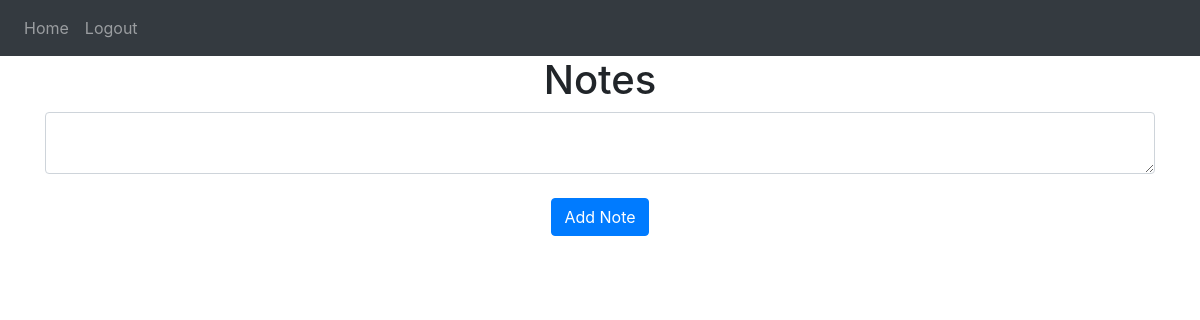
Page / (signed in) on the earlier database version.
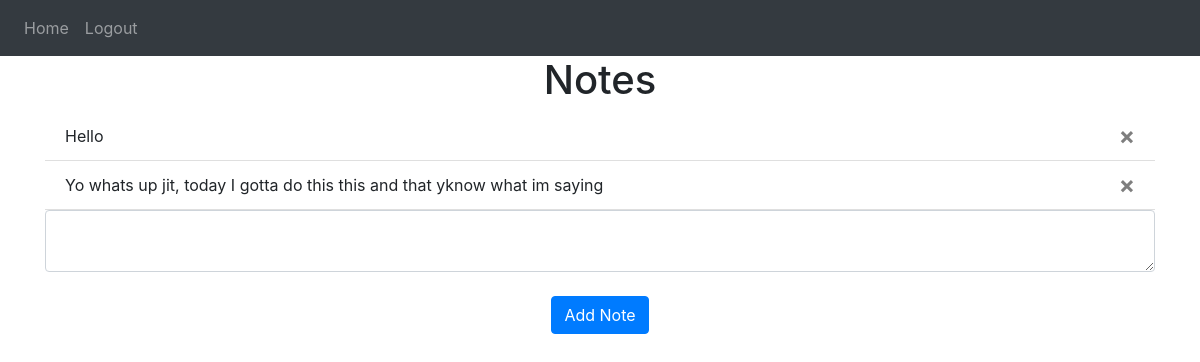
Same page on the later database version.
### website/models.py (models this page shows)
class Note(db.Model):
    id = db.Column(db.Integer, primary_key = True)
    data = db.Column(db.String(10000))
    date = db.Column(db.DateTime(timezone = True), default = func.now())
    user_id = db.Column(db.Integer, db.ForeignKey("user.id"))

### website/views.py (the view, shortened to what this page needs)
@views.route('/', methods = ["GET","POST"])
@login_required
def home():
    return render_template("home.html", user = current_user)

### website/__init__.py (called while the page is built)
def create_app():
    app = Flask(__name__)
    app.config['SECRET_KEY'] = "key"
    app.config["SQLALCHEMY_DATABASE_URI"] = f'sqlite:///{DB_NAME}'
    db.init_app(app)
    from .views import views
    from .auth import auth
    app.register_blueprint(views, url_prefix = '/')
    app.register_blueprint(auth, url_prefix = '/')
    from .models import User, Note
    create_database(app)
    login_manager = LoginManager()
    login_manager.login_view = "auth.login"
    login_manager.init_app(app)
    @login_manager.user_loader
    def load_user(id):
        return User.query.get(int(id))
    return app

### website/templates/home.html (shortened to what this page needs)
{% extends "base.html" %}
{% block content %}
<h1 align = "center">Notes</h1>
<ul class = "list-group list-group-flush" id = "notes">
    {%for note in user.notes%}
    <li class = "list-group-item">{{note.data}}
        <button type = "button" class = "close" onClick = "deleteNote({{ note.id }})">
            <span aria-hidden = "true">&times;</span>
        </button>
    </li>
    {%endfor%}
</ul>
<form method = "POST">
    <textarea name = "note" id = "note" class = "form-control"> </textarea>
        <br />
        <div align = "center">
            <button type = "submit" class = "btn btn-primary"> Add Note </button>
        </div>
</form>
{% endblock %}

### website/templates/base.html (shortened to what this page needs)
<!DOCTYPE html>
<html>
  <head>
    <link
      rel="stylesheet"
      href="https://stackpath.bootstrapcdn.com/bootstrap/4.4.1/css/bootstrap.min.css"
    />
    <link
      rel="stylesheet"
      href="https://stackpath.bootstrapcdn.com/font-awesome/4.7.0/css/font-awesome.min.css"
    />
  </head>
  <body>
    <nav class="navbar navbar-expand-lg navbar-dark bg-dark">
      <div class="collapse navbar-collapse" id="navbar">
        <div class="navbar-nav">
            {%if user.is_authenticated %}
            <a class="nav-item nav-link" id="home" href="/">Home</a>
            <a class="nav-item nav-link" id="logout" href="/logout">Logout</a>
            {%else%}
            <a class="nav-item nav-link" id="login" href="/login">Login</a>
            <a class="nav-item nav-link" id="signUp" href="/sign-up">Sign Up</a>
            {%endif%}
        </div>
      </div>
    </nav>
    <div class="container">{% block content %} {% endblock %}</div>
  </body>
</html>

Differences in the rows shown:
added Note: data "Hello"
added Note: data "Yo whats up jit, today I gotta do this this and that yknow what im saying"
